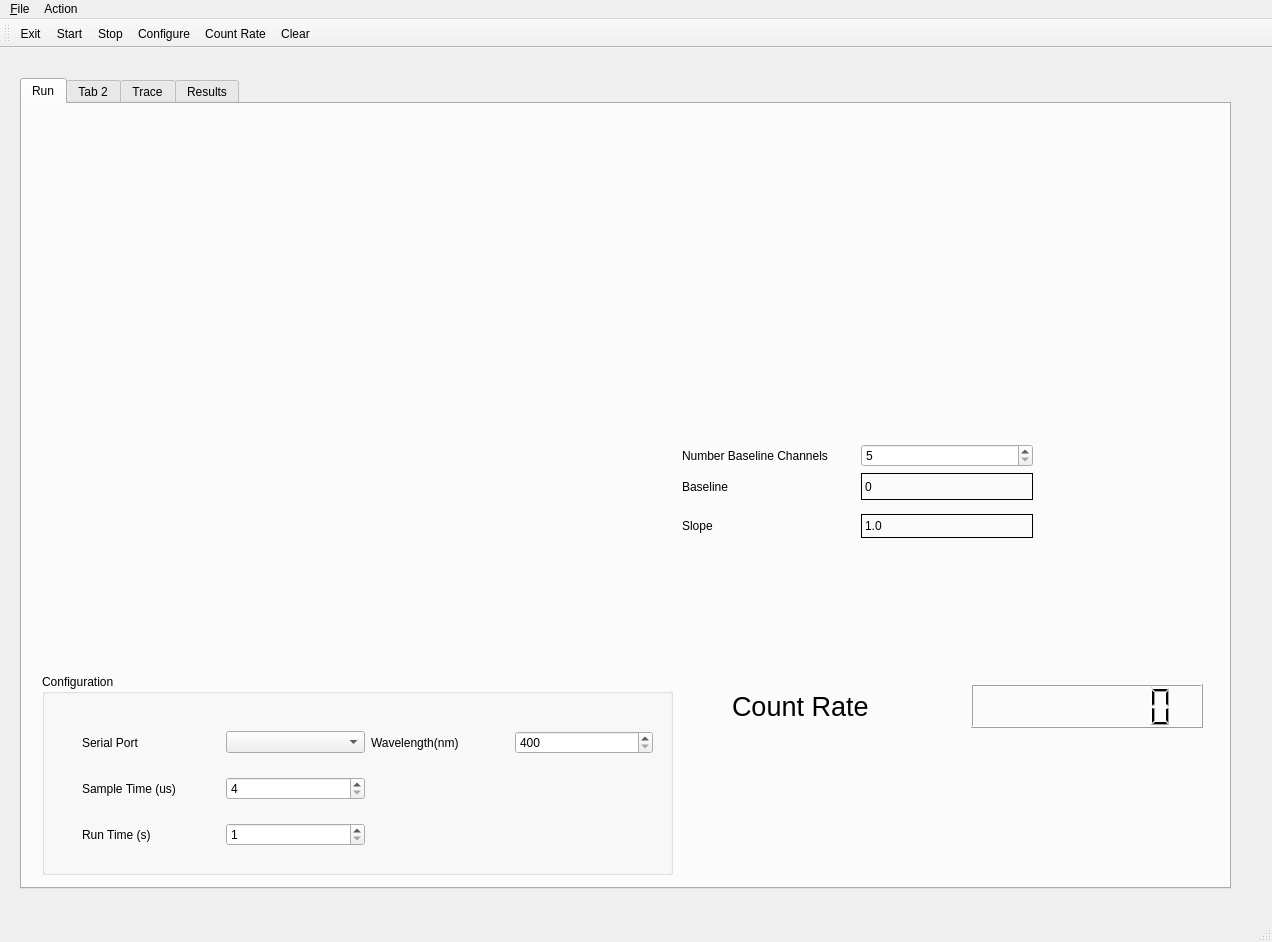
<ui version="4.0" >
 <class>MainWindow</class>
 <widget class="QMainWindow" name="MainWindow" >
  <property name="geometry" >
   <rect>
    <x>0</x>
    <y>0</y>
    <width>1272</width>
    <height>942</height>
   </rect>
  </property>
  <property name="windowTitle" >
   <string>MainWindow</string>
  </property>
  <widget class="QWidget" name="centralwidget" >
   <widget class="QTabWidget" name="tabWidget" >
    <property name="geometry" >
     <rect>
      <x>20</x>
      <y>30</y>
      <width>1211</width>
      <height>811</height>
     </rect>
    </property>
    <property name="currentIndex" >
     <number>0</number>
    </property>
    <widget class="QWidget" name="taRunTab" >
     <attribute name="title" >
      <string>Run</string>
     </attribute>
     <widget class="QGroupBox" name="groupBox" >
      <property name="geometry" >
       <rect>
        <x>20</x>
        <y>570</y>
        <width>631</width>
        <height>201</height>
       </rect>
      </property>
      <property name="title" >
       <string>Configuration</string>
      </property>
      <widget class="QWidget" name="layoutWidget" >
       <property name="geometry" >
        <rect>
         <x>40</x>
         <y>40</y>
         <width>571</width>
         <height>151</height>
        </rect>
       </property>
       <layout class="QGridLayout" >
        <item row="0" column="0" >
         <widget class="QLabel" name="label_2" >
          <property name="text" >
           <string>Serial Port</string>
          </property>
         </widget>
        </item>
        <item row="0" column="1" >
         <widget class="QComboBox" name="SerialPort" />
        </item>
        <item row="0" column="2" >
         <widget class="QLabel" name="label_5" >
          <property name="text" >
           <string>Wavelength(nm)</string>
          </property>
         </widget>
        </item>
        <item row="0" column="3" >
         <widget class="QSpinBox" name="Wavelength" >
          <property name="minimum" >
           <number>400</number>
          </property>
          <property name="maximum" >
           <number>1000</number>
          </property>
         </widget>
        </item>
        <item row="1" column="0" >
         <widget class="QLabel" name="label" >
          <property name="text" >
           <string>Sample Time (us)</string>
          </property>
         </widget>
        </item>
        <item row="1" column="1" >
         <widget class="QSpinBox" name="SampleTime" >
          <property name="minimum" >
           <number>4</number>
          </property>
          <property name="maximum" >
           <number>1000</number>
          </property>
         </widget>
        </item>
        <item row="2" column="0" >
         <widget class="QLabel" name="label_3" >
          <property name="text" >
           <string>Run Time (s)</string>
          </property>
         </widget>
        </item>
        <item row="2" column="1" >
         <widget class="QSpinBox" name="RunTime" >
          <property name="minimum" >
           <number>1</number>
          </property>
          <property name="maximum" >
           <number>600</number>
          </property>
         </widget>
        </item>
       </layout>
      </widget>
     </widget>
     <widget class="QwtPlot" name="Plot" >
      <property name="geometry" >
       <rect>
        <x>20</x>
        <y>20</y>
        <width>1141</width>
        <height>301</height>
       </rect>
      </property>
     </widget>
     <widget class="QwtPlot" name="SemiLogPlot" >
      <property name="geometry" >
       <rect>
        <x>40</x>
        <y>340</y>
        <width>571</width>
        <height>200</height>
       </rect>
      </property>
     </widget>
     <widget class="QWidget" name="layoutWidget" >
      <property name="geometry" >
       <rect>
        <x>710</x>
        <y>580</y>
        <width>471</width>
        <height>44</height>
       </rect>
      </property>
      <layout class="QHBoxLayout" >
       <item>
        <widget class="QLabel" name="label_4" >
         <property name="font" >
          <font>
           <pointsize>20</pointsize>
          </font>
         </property>
         <property name="text" >
          <string>Count Rate</string>
         </property>
        </widget>
       </item>
       <item>
        <widget class="QLCDNumber" name="CountRate" >
         <property name="palette" >
          <palette>
           <active>
            <colorrole role="Text" >
             <brush brushstyle="SolidPattern" >
              <color alpha="255" >
               <red>0</red>
               <green>255</green>
               <blue>0</blue>
              </color>
             </brush>
            </colorrole>
           </active>
           <inactive>
            <colorrole role="Text" >
             <brush brushstyle="SolidPattern" >
              <color alpha="255" >
               <red>0</red>
               <green>255</green>
               <blue>0</blue>
              </color>
             </brush>
            </colorrole>
           </inactive>
           <disabled>
            <colorrole role="Text" >
             <brush brushstyle="SolidPattern" >
              <color alpha="255" >
               <red>119</red>
               <green>119</green>
               <blue>119</blue>
              </color>
             </brush>
            </colorrole>
           </disabled>
          </palette>
         </property>
         <property name="numDigits" >
          <number>8</number>
         </property>
         <property name="segmentStyle" >
          <enum>QLCDNumber::Filled</enum>
         </property>
        </widget>
       </item>
      </layout>
     </widget>
     <widget class="QWidget" name="" >
      <property name="geometry" >
       <rect>
        <x>660</x>
        <y>340</y>
        <width>351</width>
        <height>56</height>
       </rect>
      </property>
      <layout class="QGridLayout" >
       <item row="0" column="0" >
        <widget class="QLabel" name="label_6" >
         <property name="text" >
          <string>Number Baseline Channels</string>
         </property>
        </widget>
       </item>
       <item row="0" column="1" >
        <widget class="QSpinBox" name="NumberBaselineChannels" >
         <property name="minimum" >
          <number>5</number>
         </property>
         <property name="maximum" >
          <number>20</number>
         </property>
        </widget>
       </item>
       <item row="1" column="0" >
        <widget class="QLabel" name="label_7" >
         <property name="text" >
          <string>Baseline</string>
         </property>
        </widget>
       </item>
       <item row="1" column="1" >
        <widget class="QLabel" name="Baseline" >
         <property name="frameShape" >
          <enum>QFrame::Box</enum>
         </property>
         <property name="text" >
          <string>0</string>
         </property>
        </widget>
       </item>
      </layout>
     </widget>
     <widget class="QWidget" name="" >
      <property name="geometry" >
       <rect>
        <x>660</x>
        <y>410</y>
        <width>351</width>
        <height>24</height>
       </rect>
      </property>
      <layout class="QHBoxLayout" >
       <item>
        <widget class="QLabel" name="label_8" >
         <property name="text" >
          <string>Slope</string>
         </property>
        </widget>
       </item>
       <item>
        <widget class="QLabel" name="Slope" >
         <property name="frameShape" >
          <enum>QFrame::Box</enum>
         </property>
         <property name="text" >
          <string>1.0</string>
         </property>
        </widget>
       </item>
      </layout>
     </widget>
    </widget>
    <widget class="QWidget" name="tab_2" >
     <attribute name="title" >
      <string>Tab 2</string>
     </attribute>
    </widget>
    <widget class="QWidget" name="TraceTab" >
     <attribute name="title" >
      <string>Trace</string>
     </attribute>
     <widget class="QListWidget" name="Trace" >
      <property name="geometry" >
       <rect>
        <x>30</x>
        <y>60</y>
        <width>751</width>
        <height>681</height>
       </rect>
      </property>
     </widget>
     <widget class="QPushButton" name="pushButton" >
      <property name="geometry" >
       <rect>
        <x>810</x>
        <y>60</y>
        <width>92</width>
        <height>30</height>
       </rect>
      </property>
      <property name="text" >
       <string>Clear</string>
      </property>
     </widget>
    </widget>
    <widget class="QWidget" name="ResultsTab" >
     <attribute name="title" >
      <string>Results</string>
     </attribute>
     <widget class="QTextEdit" name="Results" >
      <property name="geometry" >
       <rect>
        <x>20</x>
        <y>30</y>
        <width>741</width>
        <height>721</height>
       </rect>
      </property>
     </widget>
    </widget>
   </widget>
  </widget>
  <widget class="QMenuBar" name="menubar" >
   <property name="geometry" >
    <rect>
     <x>0</x>
     <y>0</y>
     <width>1272</width>
     <height>32</height>
    </rect>
   </property>
   <widget class="QMenu" name="menu_File" >
    <property name="title" >
     <string>&amp;File</string>
    </property>
    <addaction name="actionExit" />
   </widget>
   <widget class="QMenu" name="menuAction" >
    <property name="title" >
     <string>Action</string>
    </property>
    <addaction name="actionStart" />
    <addaction name="actionStop" />
    <addaction name="actionCount_Rate" />
    <addaction name="actionClear" />
   </widget>
   <addaction name="menu_File" />
   <addaction name="menuAction" />
  </widget>
  <widget class="QStatusBar" name="statusbar" />
  <widget class="QToolBar" name="toolBar" >
   <property name="windowTitle" >
    <string>toolBar</string>
   </property>
   <attribute name="toolBarArea" >
    <enum>TopToolBarArea</enum>
   </attribute>
   <attribute name="toolBarBreak" >
    <bool>false</bool>
   </attribute>
   <addaction name="actionExit" />
   <addaction name="actionStart" />
   <addaction name="actionStop" />
   <addaction name="actionConfigure" />
   <addaction name="actionCount_Rate" />
   <addaction name="actionClear" />
  </widget>
  <action name="actionExit" >
   <property name="icon" >
    <iconset resource="Correlator.qrc" >:/Icons/icons/exit.png</iconset>
   </property>
   <property name="text" >
    <string>E&amp;xit</string>
   </property>
  </action>
  <action name="actionStart" >
   <property name="icon" >
    <iconset resource="Correlator.qrc" >:/Icons/icons/start.png</iconset>
   </property>
   <property name="text" >
    <string>&amp;Start</string>
   </property>
  </action>
  <action name="actionStop" >
   <property name="icon" >
    <iconset resource="Correlator.qrc" >:/Icons/icons/stop.png</iconset>
   </property>
   <property name="text" >
    <string>S&amp;top</string>
   </property>
  </action>
  <action name="actionCount_Rate" >
   <property name="icon" >
    <iconset resource="Correlator.qrc" >:/Icons/icons/Float.png</iconset>
   </property>
   <property name="text" >
    <string>&amp;Count Rate</string>
   </property>
  </action>
  <action name="actionConfigure" >
   <property name="icon" >
    <iconset resource="Correlator.qrc" >:/Icons/icons/configure.png</iconset>
   </property>
   <property name="text" >
    <string>C&amp;onfigure...</string>
   </property>
  </action>
  <action name="actionClear" >
   <property name="icon" >
    <iconset resource="Correlator.qrc" >:/Icons/icons/filenew.png</iconset>
   </property>
   <property name="text" >
    <string>Clear</string>
   </property>
  </action>
 </widget>
 <customwidgets>
  <customwidget>
   <class>QwtPlot</class>
   <extends>QFrame</extends>
   <header>qwt_plot.h</header>
  </customwidget>
 </customwidgets>
 <resources>
  <include location="Correlator.qrc" />
 </resources>
 <connections>
  <connection>
   <sender>pushButton</sender>
   <signal>clicked()</signal>
   <receiver>Trace</receiver>
   <slot>clear()</slot>
   <hints>
    <hint type="sourcelabel" >
     <x>857</x>
     <y>200</y>
    </hint>
    <hint type="destinationlabel" >
     <x>747</x>
     <y>222</y>
    </hint>
   </hints>
  </connection>
 </connections>
</ui>
